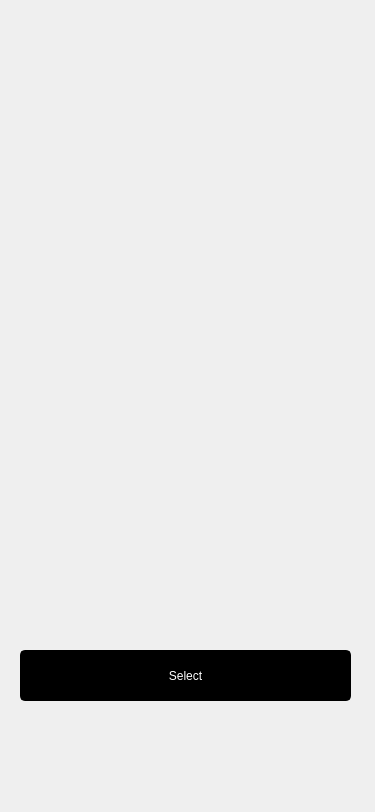
<?xml version="1.0" encoding="UTF-8"?>
<ui version="4.0">
 <class>category_menu</class>
 <widget class="QDialog" name="category_menu">
  <property name="geometry">
   <rect>
    <x>0</x>
    <y>0</y>
    <width>375</width>
    <height>812</height>
   </rect>
  </property>
  <property name="minimumSize">
   <size>
    <width>375</width>
    <height>812</height>
   </size>
  </property>
  <property name="maximumSize">
   <size>
    <width>375</width>
    <height>812</height>
   </size>
  </property>
  <property name="cursor">
   <cursorShape>ArrowCursor</cursorShape>
  </property>
  <property name="windowTitle">
   <string>Dialog</string>
  </property>
  <widget class="QWidget" name="widget" native="true">
   <property name="geometry">
    <rect>
     <x>0</x>
     <y>0</y>
     <width>375</width>
     <height>812</height>
    </rect>
   </property>
   <property name="minimumSize">
    <size>
     <width>375</width>
     <height>812</height>
    </size>
   </property>
   <property name="maximumSize">
    <size>
     <width>375</width>
     <height>812</height>
    </size>
   </property>
   <widget class="QLabel" name="category_pic">
    <property name="geometry">
     <rect>
      <x>0</x>
      <y>0</y>
      <width>375</width>
      <height>812</height>
     </rect>
    </property>
    <property name="minimumSize">
     <size>
      <width>375</width>
      <height>812</height>
     </size>
    </property>
    <property name="maximumSize">
     <size>
      <width>375</width>
      <height>812</height>
     </size>
    </property>
    <property name="text">
     <string/>
    </property>
    <property name="pixmap">
     <pixmap>images/categories.png</pixmap>
    </property>
   </widget>
   <widget class="QPushButton" name="selete_btn">
    <property name="geometry">
     <rect>
      <x>20</x>
      <y>650</y>
      <width>331</width>
      <height>51</height>
     </rect>
    </property>
    <property name="cursor">
     <cursorShape>OpenHandCursor</cursorShape>
    </property>
    <property name="toolTip">
     <string>&lt;html&gt;&lt;head/&gt;&lt;body&gt;&lt;p align=&quot;center&quot;&gt;&lt;br/&gt;&lt;/p&gt;&lt;/body&gt;&lt;/html&gt;</string>
    </property>
    <property name="styleSheet">
     <string notr="true">QPushButton{
	font: 700 16pt &quot;맑은 고딕&quot;;
	color: rgb(255, 255, 255);
	background-color: rgb(0, 0, 0);
	border: 2px solid rgb(0,0,0);
	border-radius: 5px;
}</string>
    </property>
    <property name="text">
     <string>Select</string>
    </property>
    <property name="flat">
     <bool>false</bool>
    </property>
   </widget>
   <widget class="QPushButton" name="go_recordpage">
    <property name="geometry">
     <rect>
      <x>23</x>
      <y>59</y>
      <width>21</width>
      <height>21</height>
     </rect>
    </property>
    <property name="cursor">
     <cursorShape>OpenHandCursor</cursorShape>
    </property>
    <property name="styleSheet">
     <string notr="true">border: 0px; background-color:rgba(255,255,255,0.0)</string>
    </property>
    <property name="text">
     <string/>
    </property>
    <property name="flat">
     <bool>true</bool>
    </property>
   </widget>
   <widget class="QPushButton" name="meal_btn">
    <property name="geometry">
     <rect>
      <x>48</x>
      <y>150</y>
      <width>40</width>
      <height>60</height>
     </rect>
    </property>
    <property name="cursor">
     <cursorShape>OpenHandCursor</cursorShape>
    </property>
    <property name="styleSheet">
     <string notr="true">border: 0px; background-color:rgba(255,255,255,0.0)</string>
    </property>
    <property name="text">
     <string/>
    </property>
    <property name="flat">
     <bool>true</bool>
    </property>
   </widget>
   <widget class="QPushButton" name="snack_btn">
    <property name="geometry">
     <rect>
      <x>118</x>
      <y>150</y>
      <width>64</width>
      <height>60</height>
     </rect>
    </property>
    <property name="cursor">
     <cursorShape>OpenHandCursor</cursorShape>
    </property>
    <property name="styleSheet">
     <string notr="true">border: 0px; background-color:rgba(255,255,255,0.0)</string>
    </property>
    <property name="text">
     <string/>
    </property>
    <property name="flat">
     <bool>true</bool>
    </property>
   </widget>
   <widget class="QPushButton" name="medicine_btn">
    <property name="geometry">
     <rect>
      <x>200</x>
      <y>150</y>
      <width>54</width>
      <height>60</height>
     </rect>
    </property>
    <property name="cursor">
     <cursorShape>OpenHandCursor</cursorShape>
    </property>
    <property name="styleSheet">
     <string notr="true">border: 0px; background-color:rgba(255,255,255,0.0)</string>
    </property>
    <property name="text">
     <string/>
    </property>
    <property name="flat">
     <bool>true</bool>
    </property>
   </widget>
   <widget class="QPushButton" name="car_btn">
    <property name="geometry">
     <rect>
      <x>288</x>
      <y>150</y>
      <width>40</width>
      <height>60</height>
     </rect>
    </property>
    <property name="cursor">
     <cursorShape>OpenHandCursor</cursorShape>
    </property>
    <property name="styleSheet">
     <string notr="true">border: 0px; background-color:rgba(255,255,255,0.0)</string>
    </property>
    <property name="text">
     <string/>
    </property>
    <property name="flat">
     <bool>true</bool>
    </property>
   </widget>
   <widget class="QPushButton" name="trans_btn">
    <property name="geometry">
     <rect>
      <x>24</x>
      <y>250</y>
      <width>88</width>
      <height>60</height>
     </rect>
    </property>
    <property name="cursor">
     <cursorShape>OpenHandCursor</cursorShape>
    </property>
    <property name="styleSheet">
     <string notr="true">border: 0px; background-color:rgba(255,255,255,0.0)</string>
    </property>
    <property name="text">
     <string/>
    </property>
    <property name="flat">
     <bool>true</bool>
    </property>
   </widget>
   <widget class="QPushButton" name="edu_btn">
    <property name="geometry">
     <rect>
      <x>123</x>
      <y>250</y>
      <width>56</width>
      <height>60</height>
     </rect>
    </property>
    <property name="cursor">
     <cursorShape>OpenHandCursor</cursorShape>
    </property>
    <property name="styleSheet">
     <string notr="true">border: 0px; background-color:rgba(255,255,255,0.0)</string>
    </property>
    <property name="text">
     <string/>
    </property>
    <property name="flat">
     <bool>true</bool>
    </property>
   </widget>
   <widget class="QPushButton" name="live_btn">
    <property name="geometry">
     <rect>
      <x>208</x>
      <y>250</y>
      <width>40</width>
      <height>60</height>
     </rect>
    </property>
    <property name="cursor">
     <cursorShape>OpenHandCursor</cursorShape>
    </property>
    <property name="styleSheet">
     <string notr="true">border: 0px; background-color:rgba(255,255,255,0.0)</string>
    </property>
    <property name="text">
     <string/>
    </property>
    <property name="flat">
     <bool>true</bool>
    </property>
   </widget>
   <widget class="QPushButton" name="travel_btn">
    <property name="geometry">
     <rect>
      <x>288</x>
      <y>250</y>
      <width>40</width>
      <height>60</height>
     </rect>
    </property>
    <property name="cursor">
     <cursorShape>OpenHandCursor</cursorShape>
    </property>
    <property name="styleSheet">
     <string notr="true">border: 0px; background-color:rgba(255,255,255,0.0)</string>
    </property>
    <property name="text">
     <string/>
    </property>
    <property name="flat">
     <bool>true</bool>
    </property>
   </widget>
   <widget class="QPushButton" name="daily_btn">
    <property name="geometry">
     <rect>
      <x>48</x>
      <y>350</y>
      <width>40</width>
      <height>60</height>
     </rect>
    </property>
    <property name="cursor">
     <cursorShape>OpenHandCursor</cursorShape>
    </property>
    <property name="styleSheet">
     <string notr="true">border: 0px; background-color:rgba(255,255,255,0.0)</string>
    </property>
    <property name="text">
     <string/>
    </property>
    <property name="flat">
     <bool>true</bool>
    </property>
   </widget>
   <widget class="QPushButton" name="exer_btn">
    <property name="geometry">
     <rect>
      <x>124</x>
      <y>350</y>
      <width>48</width>
      <height>60</height>
     </rect>
    </property>
    <property name="cursor">
     <cursorShape>OpenHandCursor</cursorShape>
    </property>
    <property name="styleSheet">
     <string notr="true">border: 0px; background-color:rgba(255,255,255,0.0)</string>
    </property>
    <property name="text">
     <string/>
    </property>
    <property name="flat">
     <bool>true</bool>
    </property>
   </widget>
   <widget class="QPushButton" name="cloth_btn">
    <property name="geometry">
     <rect>
      <x>204</x>
      <y>350</y>
      <width>48</width>
      <height>60</height>
     </rect>
    </property>
    <property name="cursor">
     <cursorShape>OpenHandCursor</cursorShape>
    </property>
    <property name="styleSheet">
     <string notr="true">border: 0px; background-color:rgba(255,255,255,0.0)</string>
    </property>
    <property name="text">
     <string/>
    </property>
    <property name="flat">
     <bool>true</bool>
    </property>
   </widget>
   <widget class="QPushButton" name="beauty_btn">
    <property name="geometry">
     <rect>
      <x>288</x>
      <y>350</y>
      <width>40</width>
      <height>60</height>
     </rect>
    </property>
    <property name="cursor">
     <cursorShape>OpenHandCursor</cursorShape>
    </property>
    <property name="styleSheet">
     <string notr="true">border: 0px; background-color:rgba(255,255,255,0.0)</string>
    </property>
    <property name="text">
     <string/>
    </property>
    <property name="flat">
     <bool>true</bool>
    </property>
   </widget>
  </widget>
 </widget>
 <resources/>
 <connections/>
</ui>
